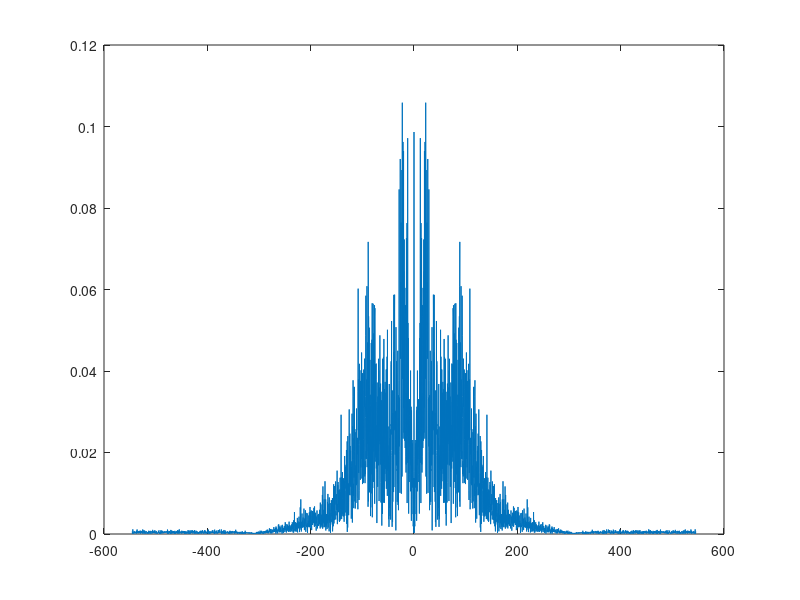
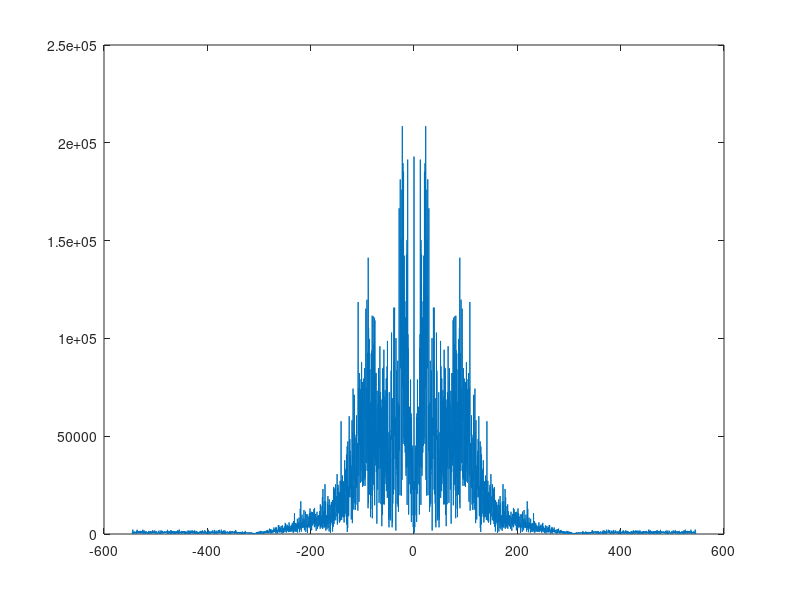
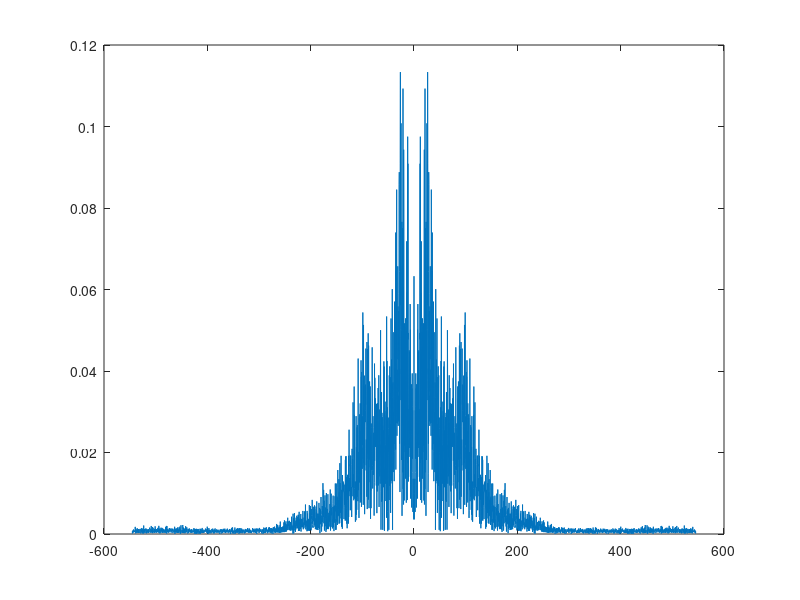

Recreate these plots in MATLAB, in order.
clear all
close all

load('F.mat');
load('N.mat');
load('O.mat');
load('S.mat');
load('Z.mat');

F = F(:,1);
N = N(:,1);
O = O(:,1);
S = S(:,1);
Z = Z(:,1);

Fs = 173.61;
N_shift = length(F);
frequencies_shifted = (linspace(-pi*Fs, Fs*(pi - (2*pi)/N_shift), N_shift) + (Fs*pi)/(N_shift)*mod(N_shift, 2))';


ffft = fft(F);
ffft = fftshift(ffft);

nfft = fft(N);
nfft = fftshift(nfft);

offt = fft(O);
offt = fftshift(offt);

sfft = fft(S);
sfft = fftshift(sfft);

zfft = fft(Z);
zfft = fftshift(zfft);


data = [ffft,nfft,offt,sfft,zfft];
[U,SS,VV] = svd(data,'econ');
train_weights = U' * data;

figure
plot(frequencies_shifted,abs(U(:,1)))

%%
re = U * train_weights;
figure
%plot(frequencies_shifted,abs(re(:,4)))
plot(frequencies_shifted,abs(sfft))



%%
load('F.mat');
load('N.mat');
load('O.mat');
load('S.mat');
load('Z.mat');

F2 = F(:,1);
N2 = N(:,1);
O2 = O(:,1);
S2 = S(:,1);
Z2 = Z(:,1);

test_S = [fftshift(fft(S2))];
test_weights = U' * test_S;

[dist,index] = min(vecnorm(test_weights - train_weights))

a = test_weights' * U';
plot(frequencies_shifted,abs((a)))





%%
%%%%

% TEST CODE %


clear all
close all

load('F.mat');
load('N.mat');
load('O.mat');
load('S.mat');
load('Z.mat');

F = F(:,1:50);
N = N(:,1:50);
O = O(:,1:50);
S = S(:,1:50);
Z = Z(:,1:50);

Fs = 173.61;
N_shift = length(F);
frequencies_shifted = (linspace(-pi*Fs, Fs*(pi - (2*pi)/N_shift), N_shift) + (Fs*pi)/(N_shift)*mod(N_shift, 2))';

ffft = fft(F);
ffft = fftshift(ffft);

nfft = fft(N);
nfft = fftshift(nfft);

offt = fft(O);
offt = fftshift(offt);

sfft = fft(S);
sfft = fftshift(sfft);

zfft = fft(Z);
zfft = fftshift(zfft);


train = [sfft,ffft,nfft,offt,zfft];
[U,SS,VV] = svd(train,'econ');
train_weights = U' * train;

figure
% Use the Third EigenFFT for the 26 Hz signal
plot(frequencies_shifted,abs(U(:,3)))

%%
load('F.mat');
load('N.mat');
load('O.mat');
load('S.mat');
load('Z.mat');

F2 = F(:,51:end);
N2 = N(:,51:end);
O2 = O(:,51:end);
S2 = S(:,51:end);
Z2 = Z(:,51:end);

ffft = fft(F2);
ffft = fftshift(ffft);

nfft = fft(N2);
nfft = fftshift(nfft);

offt = fft(O2);
offt = fftshift(offt);

sfft = fft(S2);
sfft = fftshift(sfft);

zfft = fft(Z2);
zfft = fftshift(zfft);

test = [sfft,ffft,nfft,offt,zfft];
test_weights = U' * test;

counter = 0;

for l=1:length(test_weights(1,:))
    % Using 51 eigen transforms we get 88.4% accuracy
    [dist,index] = min(vecnorm(test_weights(:,l) - train_weights(:,1:51)));
    if l <= 50 && (1 <= index) && (index <= 50)
        counter = counter + 1;
    elseif (51 <= l) && (51 <= index)
        counter = counter + 1;
    end
end
accuracy = counter / length(test_weights(:,1)) * 100

% NEXT STEPS
%  - only consider a range of frequencies
%  - combination of magnitude and frequency